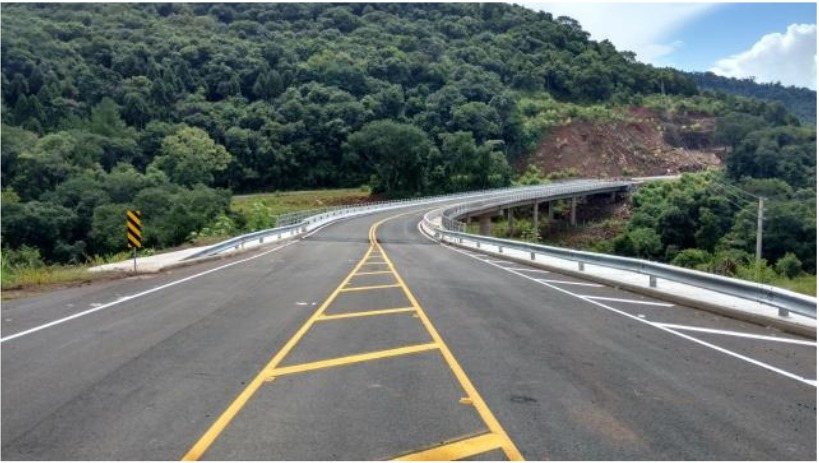
#> input picture Trailhead PDI/imgs/Ponte.jpg, 819 x 463 px
$ python '4.Suavização por cálculo da média.py'
#> lines starting #> are read from the running program, lines starting #| are printed output that depends on the picture
import numpy as np
import cv2
img = cv2.imread('imgs/Ponte.jpg')
#> img is the input picture: shape (463, 819, 3); mean B, G, R 105.8, 109.8, 102.1
img = img[::2,::2] # Diminui a imagem
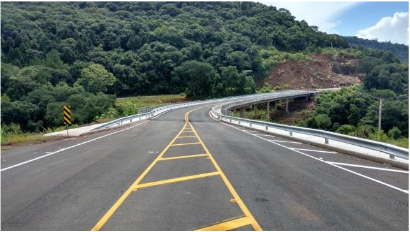
#> img: shape (232, 410, 3); mean B, G, R 106.3, 110.1, 102.5
suave = np.vstack([   np.hstack([img,cv2.blur(img, ( 3,  3))]),np.hstack([cv2.blur(img, (5,5)), cv2.blur(img, ( 7,  7))]),np.hstack([cv2.blur(img, (9,9)), cv2.blur(img, (11, 11))]),])
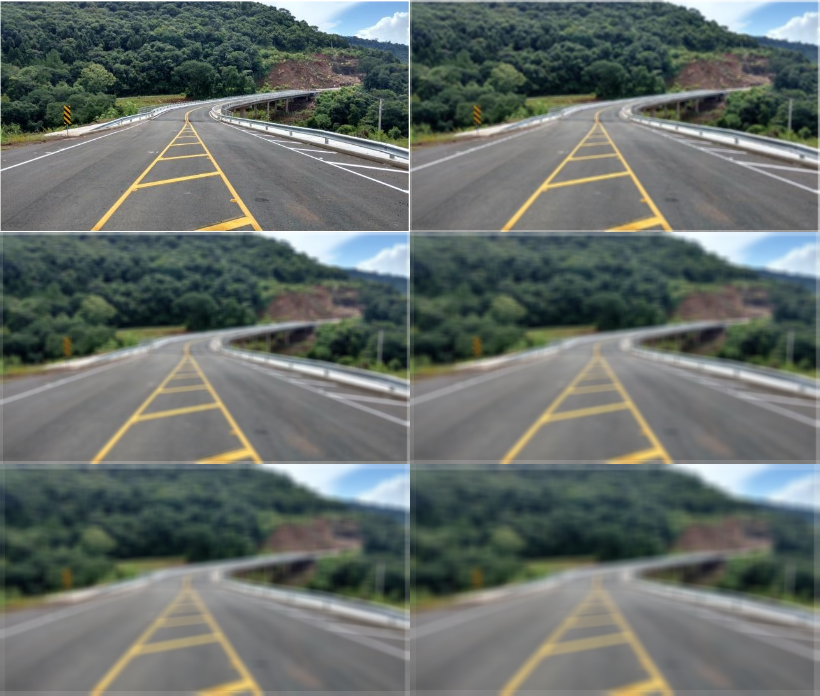
#> suave: shape (696, 820, 3); mean B, G, R 105.7, 109.6, 102
cv2.imshow("Imagens suavisadas (Blur)", suave)
cv2.waitKey(0)
